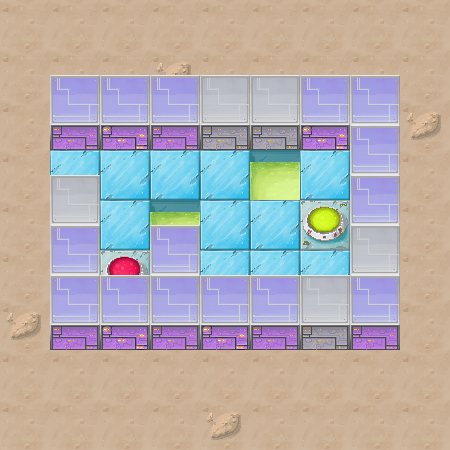

A 2D game scene composited from a Tiled map and its tileset images. What follows is a short description and the map's XML, with each tile layer's data collapsed to a summary:
An orthogonal 9x9 tile map with 50x50 px tiles, 3 tile layers (collision, floor, wall), 6 tilesets and 5 objects (finish, player, generator, moving_block, vent).

<map version="1.0" orientation="orthogonal" width="9" height="9" tilewidth="50" tileheight="50">
 <tileset firstgid="1" name="floor" tilewidth="50" tileheight="50">
  <image source="../img/floor.png" width="250" height="150" />
 </tileset>
 <tileset firstgid="16" name="walls" tilewidth="50" tileheight="75">
  <image source="../img/walls.png" width="200" height="75" />
 </tileset>
 <tileset firstgid="20" name="collision" tilewidth="50" tileheight="50">
  <image source="../img/collision.png" width="100" height="50" />
  <tile id="0">
   <properties>
    <property name="type" value="solid" />
   </properties>
  </tile>
  <tile id="1">
   <properties>
    <property name="type" value="solid" />
    <property name="water" value="true" />
   </properties>
  </tile>
 </tileset>
 <tileset firstgid="22" name="moving_block" tilewidth="50" tileheight="75">
  <image source="../img/moving_block.png" width="50" height="75" />
 </tileset>
 <tileset firstgid="23" name="generator" tilewidth="50" tileheight="75">
  <image source="../img/generator.png" width="100" height="75" />
 </tileset>
 <tileset firstgid="25" name="trap" tilewidth="50" tileheight="50">
  <image source="../img/trap.png" width="50" height="100" />
 </tileset>
 <layer name="collision" width="9" height="9">
  <data>[81 cells, 23 non-empty, 2 distinct tile ids]</data>
 </layer>
 <layer name="floor" width="9" height="9">
  <data>[81 cells, 75 non-empty, 9 distinct tile ids]</data>
 </layer>
 <objectgroup name="objects" width="9" height="9">
  <object name="finish" x="300" y="200" width="50" height="50" />
  <object name="player" x="100" y="225" width="50" height="75" />
  <object name="generator" x="300" y="125" width="50" height="75">
   <properties>
    <property name="activate" value="id1" />
   </properties>
  </object>
  <object name="moving_block" x="50" y="125" width="50" height="75">
   <properties>
    <property name="direction" value="right" />
    <property name="id" value="id1" />
    <property name="offset" value="2" />
   </properties>
  </object>
 </objectgroup>
 <layer name="wall" width="9" height="9">
  <data>[81 cells, 20 non-empty, 2 distinct tile ids]</data>
 </layer>
 <objectgroup name="vent" width="9" height="9">
  <object name="vent" x="350" y="225" width="50" height="50" />
 </objectgroup>
</map>
